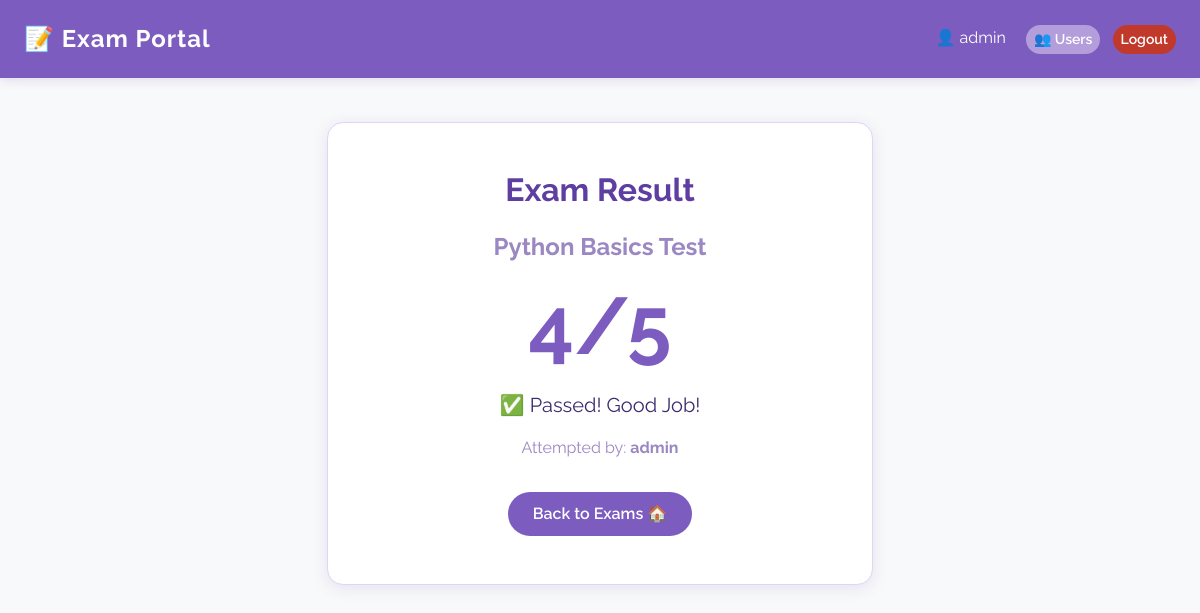
The app's page /result/2/ (signed in) with its own data.
### exam/models.py (models this page shows, shortened)
class Result(models.Model):
    user = models.ForeignKey(User, on_delete=models.CASCADE)
    exam = models.ForeignKey(Exam, on_delete=models.CASCADE)
    score = models.IntegerField()
    total = models.IntegerField()
    taken_at = models.DateTimeField(auto_now_add=True)

class Exam(models.Model):
    title = models.CharField(max_length=200)
    description = models.TextField()
    duration = models.IntegerField()  # minutes
    created_at = models.DateTimeField(auto_now_add=True)

### exam/views.py (the view)
# urls.py: path('result/<int:result_id>/', views.result, name='result'),
@login_required
def result(request, result_id):
    result = get_object_or_404(Result, id=result_id)
    return render(request, 'result.html', {'result': result})

### exam/templates/result.html
{% extends 'base.html' %}
{% block content %}
<div class="row justify-content-center">
    <div class="col-md-6">
        <div class="card shadow text-center">
            <div class="card-body p-5">
                <h2 class="fw-bold mb-4"> Exam Result</h2>
                <h4 class="text-muted mb-3">{{ result.exam.title }}</h4>
                <div class="display-1 fw-bold
                    {% if result.score >= result.total|divisibleby:2 %}
                        text-success
                    {% else %}
                        text-danger
                    {% endif %}">
                    {{ result.score }}/{{ result.total }}
                </div>
                <p class="mt-3 fs-5">
                    {% if result.score == result.total %}
                        🏆 Perfect Score! Excellent!
                    {% elif result.score >= result.total|divisibleby:2 %}
                        ✅ Passed! Good Job!
                    {% else %}
                        ❌ Better luck next time!
                    {% endif %}
                </p>
                <p class="text-muted">
                    Attempted by: <strong>{{ result.user.username }}</strong>
                </p>
                <a href="{% url 'home' %}" class="btn btn-primary mt-3">
                    Back to Exams 🏠
                </a>
            </div>
        </div>
    </div>
</div>
{% endblock %}

### exam/templates/base.html (shortened to what this page needs)
{% load static %}
<!DOCTYPE html>
<html>
<head>
    <link href="https://cdn.jsdelivr.net/npm/bootstrap@5.3.0/dist/css/bootstrap.min.css" rel="stylesheet">
    <link rel="stylesheet" href="{% static 'css/style.css' %}">
</head>
<body>
<nav class="navbar navbar-dark px-4 py-3">
    <span class="navbar-brand fw-bold fs-4">📝 Exam Portal</span>
    <div>
        {% if user.is_authenticated %}
            <span class="text-white me-3">👤 {{ user.username }}</span>
            {% if user.is_staff %}
                <a href="{% url 'students_list' %}" class="btn btn-warning btn-sm me-2">👥 Users</a>
            {% endif %}
            <a href="{% url 'logout' %}" class="btn btn-danger btn-sm">Logout</a>
        {% else %}
            <a href="{% url 'login' %}" class="btn btn-primary btn-sm me-2">Login</a>
            <a href="{% url 'register' %}" class="btn btn-success btn-sm">Register</a>
        {% endif %}
    </div>
</nav>
<div class="container mt-4">
    {% block content %}
    {% endblock %}
</div>
</body>
</html>

### static/css/style.css (style rules this page uses)
* { margin: 0; padding: 0; box-sizing: border-box; font-family: 'Raleway', sans-serif; }
body { background: #f5f0ff; min-height: 100vh; color: #3d2c6e; }
.navbar { background: #7c5cbf !important; box-shadow: 0 2px 10px rgba(124, 92, 191, 0.2); padding: 12px 25px; }
.navbar-brand { color: white !important; font-weight: 700; letter-spacing: 1px; }
.text-white { color: white !important; }
.card { background: white; border: 1px solid #e0d4f7; border-radius: 16px; color: #3d2c6e; transition: transform 0.3s; box-shadow: 0 3px 12px rgba(124, 92, 191, 0.1); }
h2, h3, h4, h5, h6 { color: #5e3ea1; font-weight: 700; }
.btn-primary { background: #7c5cbf; border: none; border-radius: 25px; padding: 10px 25px; color: white; font-weight: 600; }
.btn-danger { background: #c0392b; border: none; border-radius: 25px; color: white; font-weight: 600; }
.btn-warning { background: #b39ddb; border: none; border-radius: 25px; color: white; font-weight: 600; }
.display-1 { font-size: 5rem; font-weight: 800; color: #5e3ea1; }
.text-success { color: #7c5cbf !important; }
.text-muted { color: #9b87c2 !important; }
.shadow { box-shadow: 0 3px 15px rgba(124, 92, 191, 0.15) !important; }
.container { padding-top: 20px; }

### exam/templates/base.html (style rules this page uses)
body { background-color: #f8f9fa; }
.navbar { background-color: #343a40; }

### records on screen
Result: exam "Python Basics Test", score "4", total "5", user.username "admin"

### other values on screen
{{ user.username }} "admin"
